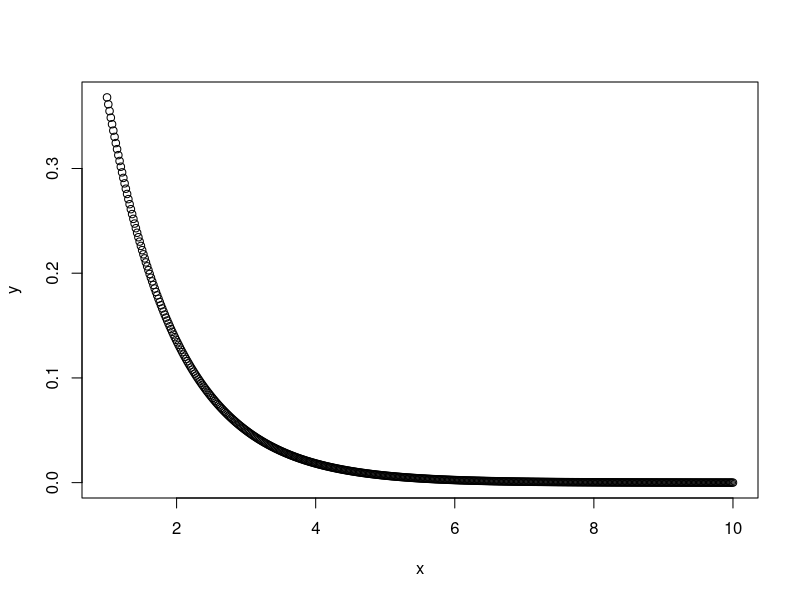
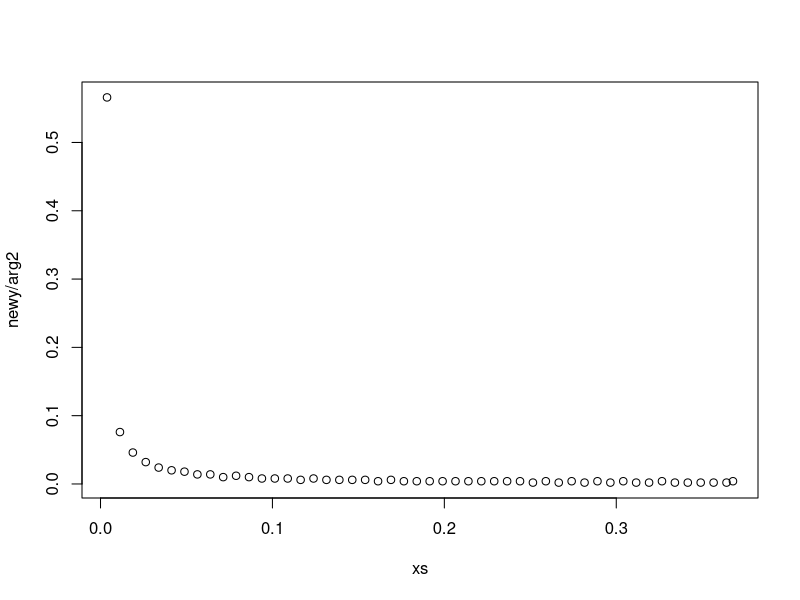

These figures' R source, in order:
cat("\014") 
kil=500
x=seq(1,10,len=kil)
y=dexp(x)
plot(x,y)
min_max=function(x)
{  mas=matrix(1:2,nrow=1)
   mas[1]=min(x)
   mas[2]=max(x)
   return (mas)
}
myfun=function(x,arg2)
{	minimym=min_max(x)
  newx=seq(minimym[1],minimym[2],len=arg2/10)
  xs=seq(minimym[1],minimym[2],len=arg2/10)
  newy=seq(minimym[1],minimym[2],len=arg2/10)
  for (i in 1:(length(newx)-1))
  {	
    newy[i]=0
    for(j in 1:length(x))
    {	
      if ((x[j]>newx[i])&&(x[j]<newx[i+1]))
      {	
        newy[i]=newy[i]+1
      }		
    }
    xs[i]=(newx[i]+newx[i+1])/2 	
  }
  newy[arg2/10]=2
  plot(xs,newy/arg2)
  p=data.frame(xs,newy)
  return (p)
} 
m_m=min_max(y)
m_m
m=myfun(y,kil)
m